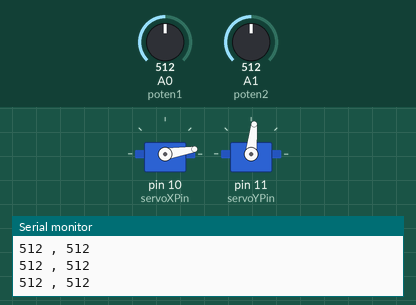
This sketch was run on a simulated Arduino Uno, built with avr-gcc and run on an emulated ATmega328P. Shown: 2 × servo, the last lines printed to the serial monitor. Inputs (shaded band) come from the test bench; at power-on: A0 (poten1) = 512, A1 (poten2) = 512.

Above: at 1.2 s.
1.3 s: A0 (poten1) set to 984
At 1.8 s:
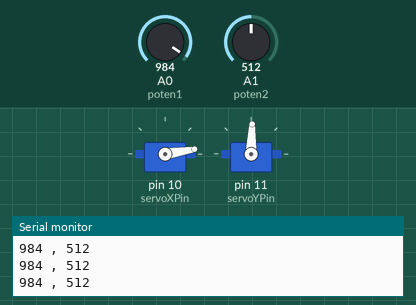
2.8 s: A0 (poten1) set to 1007
At 4.0 s:
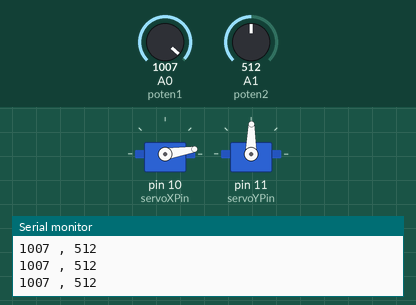
4.3 s: A1 (poten2) set to 716
At 5.2 s:
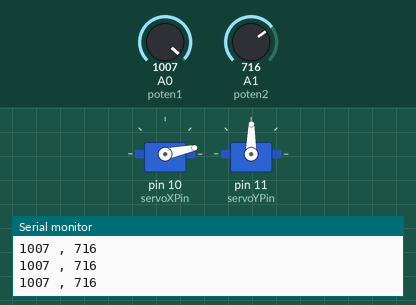
5.8 s: A0 (poten1) set to 900
At 6.2 s:
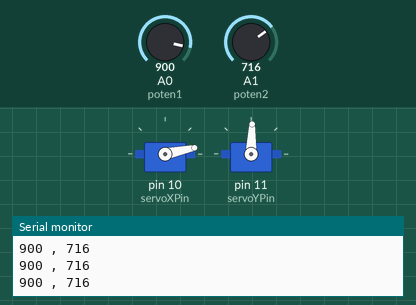
8.8 s: A1 (poten2) set to 900
At 10.0 s:
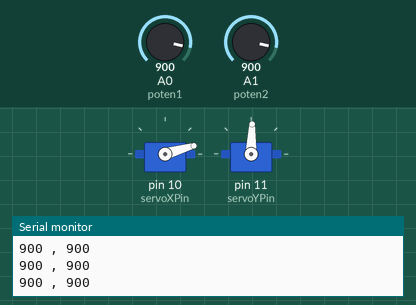
10.3 s: A1 (poten2) set to 989
At 11.1 s:
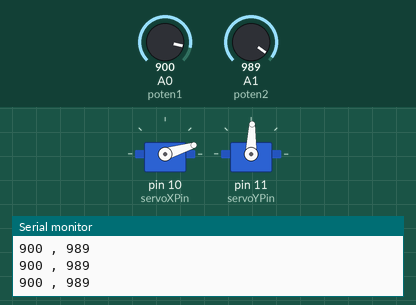
11.8 s: A1 (poten2) set to 1012
Timing chart, 0 to 14.3 s (numbered marks = the images above; inputs shaded):
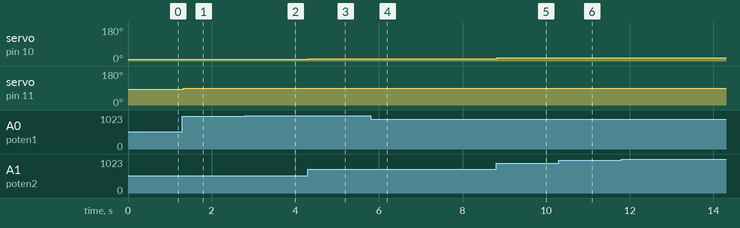

The sketch:

two_axis.ino
```cpp
#include <Servo.h>

Servo servoX;  // create servo object to control an X axis servo
Servo servoY;  // and for Y

// (a maximum of eight servo objects can be created!)

int servoXPin = 10;  // what pins are our servos connected to?
int servoYPin = 11;
int poten1 = A0; // <-- potentiometer#1 x-axis
int poten2 = A1; //<-- potentiometer#2 y-axis
int poten1Val = 0; // <-- value from potentiometer #1
int poten2Val = 0; // <-- value from potentiometer #2
int posX = 0;    // variable to store the servo position
int posY = 0;    // variable to store the other servo position

void setup() {
  Serial.begin(9600);  // we're gonna use serial comm.

  // "attach" servos
  servoY.attach(servoXPin);  // attaches the servo on pin 10 to the servo object
  servoX.attach(servoYPin);  // attaches the servo on pin 11 to the servo object
}

void loop() {
  //Read values from potentiometers
  poten1Val = analogRead(poten1);
  poten2Val = analogRead(poten2);

  //smooth out the values
  int previous1 = 0;
  int previous2 = 0;
  int smooth1 = (poten1Val * .1) + (previous1 *.9);
  int smooth2 = (poten2Val * .1) + (previous2 *.9);

  //map from potentiometer to degrees of servo
  int mapPoten1Val = map(smooth1, 0, 1000, 80, 170);
  int mapPoten2Val = map(smooth2, 0, 1000, 1, 170);


  //print values of potentiometers
  Serial.print(poten1Val );
  Serial.print(" , ");
  Serial.println(poten2Val);

  // "write" for a servo motor just tells it what angle to go to
  servoX.write(mapPoten1Val);
  servoY.write(mapPoten2Val);
}
```

Measured:
- after the input at 1.3 s, servo on pin 11 (servoYPin): 84° → 88° at once
- after the input at 2.8 s, servo on pin 11 (servoYPin): 88° → 89° at once
- after the input at 4.3 s, servo on pin 10 (servoXPin): 9° → 12° at once
- after the input at 5.8 s, servo on pin 11 (servoYPin): 89° → 88° at once
- after the input at 8.8 s, servo on pin 10 (servoXPin): 12° → 16° at once
- after the input at 10.3 s, servo on pin 10 (servoXPin): 16° → 17° at once
- after the input at 11.8 s, servo on pin 10 (servoXPin): 17° → 18° at once
